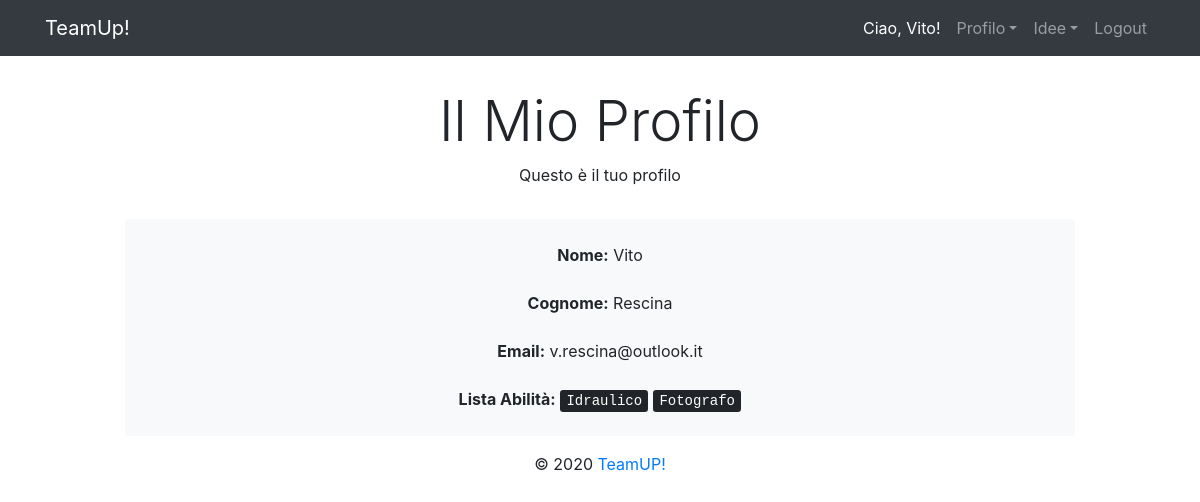
The page /users/myProfile (signed in) on the database its author committed.
### tables this page shows
CREATE TABLE IF NOT EXISTS `user` (
  `id` int(11) NOT NULL AUTO_INCREMENT,
  `firstName` varchar(30) NOT NULL,
  `lastName` varchar(30) NOT NULL,
  `email` varchar(100) NOT NULL,
  `psw` varchar(60) NOT NULL,
  PRIMARY KEY (`id`)
);

CREATE TABLE IF NOT EXISTS `ability` (
  `id` int(11) NOT NULL AUTO_INCREMENT,
  `description` varchar(255) NOT NULL,
  PRIMARY KEY (`id`)
);

### app/controllers/Users.php (called while the page is built, shortened)
<?php
    class Users extends Controller{
        private $userModel;
        private $abilityModel;
        public function __construct() {
            $this->userModel = $this->model('User');
            $this->abilityModel = $this->model('Ability');
        }
        public function myProfile(){
            $user = $this->userModel->getUserById($_SESSION[USERID_KEY]);
            $userAbilities = $this->abilityModel->getAbilitiesByUserId($_SESSION[USERID_KEY]);
            $this->view('users/myProfile',[USERDTO_KEY => $user, USER_ABILITIES_KEY => ((count($userAbilities) != 0) ? $userAbilities : null) ]);
        }
    }

### app/libraries/Core.php (called while the page is built, shortened)
<?php
  class Core
  {
      protected $currentMethod = 'bestIdeas';
      public function __construct()
      {
          $url = $this->getUrl();
          if ($url > 0 && file_exists('../app/controllers/' . ucwords($url[0]) . '.php')) {
              unset($url[0]);
          }
          $this->currentController = new $this->currentController;
          if (isset($url[1]) && method_exists($this->currentController, $url[1])) {
              $this->currentMethod = $url[1];
              unset($url[1]);
          }
          $this->params = $url ? array_values($url) : [];
          call_user_func_array([$this->currentController, $this->currentMethod], $this->params);
      }
      public function getUrl(){
          if (isset($_GET['url'])) {
              $url = rtrim($_GET['url'], '/');
              $url = filter_var($url, FILTER_SANITIZE_URL);
              return explode('/', $url);
          }
          return null;
      }
  }

### public/index.php (called while the page is built, shortened)
<?php
$init = new Core;

### app/libraries/Database.php (called while the page is built, shortened)
<?php
class Database {
    private $dbh;
    private $stmt;
    public function __construct(){
        $dsn = 'mysql:host=' . DB_HOST . ';dbname=' . DB_NAME;
        $options = array(
            PDO::ATTR_PERSISTENT => true,
            PDO::ATTR_ERRMODE => PDO::ERRMODE_EXCEPTION
        );
        try{
            $this->dbh = new PDO($dsn, DB_USER, DB_PASS, $options);
        } catch(PDOException $e){
            echo $e->getMessage();
        }
    }
    public function query($sql){
        $this->stmt = $this->dbh->prepare($sql);
    }
    public function bind($param, $value, $type = null){
        if(is_null($type)){
            switch(true){
                default:
                    $type = PDO::PARAM_STR;
            }
        }
        $this->stmt->bindValue($param, $value, $type);
    }
    public function execute(){
        return $this->stmt->execute();
    }
    public function classesFromResultSet($className){
        $this->execute();
        return $this->stmt->fetchAll(PDO::FETCH_CLASS, $className);
    }
    public function classFromSingle($className){
        $this->stmt->setFetchMode(PDO::FETCH_CLASS, $className);
        $this->execute();
        return $this->stmt->fetch();
    }
}

### app/models/User.php (called while the page is built, shortened)
<?php
    class User {
        protected $database;
        public function __construct(){
            $this->database = new Database();
        }
        public function getUserById($id){
            $this->database->query('SELECT * FROM user WHERE id = :id ');
            $this->database->bind(':id', $id);
            $user = $this->database->classFromSingle(UserDTO::class);
            if($user){
                $user->setPsw("");
                return $user;
            }else{
                return false;
            }
        }
    }
    class UserDTO {
        private $firstName;
        private $lastName;
        private $email;
        public function getFirstName(){
            return $this->firstName;
        }
        public function getLastName(){
            return $this->lastName;
        }
        public function getEmail(){
            return $this->email;
        }
    }

### app/models/Ability.php (called while the page is built, shortened)
<?php
class Ability {
    protected $database;
    public function __construct(){
        $this->database = new Database();
    }
    public function getAbilitiesByUserId($userId){
        $this->database->query('SELECT ability.id, ability.description FROM ability, userAbilities WHERE ability.id=userAbilities.abilityId AND userId = :userId ');
        $this->database->bind(USERID_BIND_TOKEN, $userId);
        return $this->database->classesFromResultSet(AbilityDTO::class);
    }
}
class AbilityDTO {
    private $description;
    public function getDescription(){
        return $this->description;
    }
}

### app/views/users/myProfile.php (the view, shortened to what this page needs)
<?php require APPROOT . '/views/inc/header.php'; ?>
    <div class="row">
        <div class="container text-center mt-3">
            <label class="display-4 ">Il Mio Profilo</label>
            <p>Questo è il tuo profilo</p>
        </div>
        <div class="container bg-light rounded mt-3 col-md-10 p-3">
            <div class="row justify-content-center ">
                <div class="col-dm-12 mt-2 ">
                    <label for="firstName" class="display-5 font-weight-bolder">Nome: </label>
                    <label for="firstName"><?php if (isset($data[USERDTO_KEY])) {echo $data[USERDTO_KEY]->getFirstName();}?></label>
                </div>
            </div>
            <div class="row justify-content-center">
                <div class="col-dm-12 mt-3">
                    <label for="firstName" class="display-5 font-weight-bolder">Cognome: </label>
                    <label for="firstName"><?php if (isset($data[USERDTO_KEY])) {echo $data[USERDTO_KEY]->getLastName();}?></label>
                </div>
            </div>
            <div class="row justify-content-center">
                <div class="col-dm-12 mt-3">
                    <label for="firstName" class="display-5 font-weight-bolder">Email: </label>
                    <label for="firstName"><?php if (isset($data[USERDTO_KEY])) {echo $data[USERDTO_KEY]->getEmail();}?></label>
                </div>
            </div>
            <div class="row justify-content-center ">
                <div class="col-dm-12 mt-3">
                    <label for="firstName" class="display-5 font-weight-bolder">Lista Abilità: </label>
                    <?php if (isset($data['userAbilities'])) : foreach($data['userAbilities'] as $userAbility): ?>
                        <kbd><label for="description"><?php echo$userAbility->getDescription(); ?></label></kbd>
                    <?php endforeach; ?>
                    <?php else : ?>
                        <label>Non hai associato nessuna abilità!</label>
                    <?php endif; ?>
                </div>
            </div>
        </div>
    </div>
<?php require APPROOT . '/views/inc/footer.php'; ?>

### rows shown on the page
user: firstName "Vito", lastName "Rescina", email "v.rescina@outlook.it"
ability: description "Idraulico"
ability: description "Fotografo"

### other values the page prints
SITENAME "TeamUp!"
$_SESSION['userFirstName'] "Vito"
